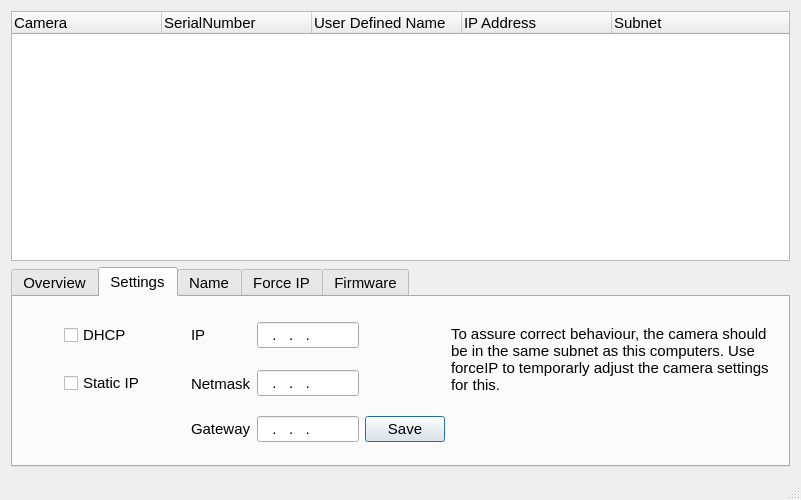
<?xml version="1.0" encoding="UTF-8"?>
<!--
    Copyright 2013 The Imaging Source Europe GmbH

    Licensed under the Apache License, Version 2.0 (the "License");
    you may not use this file except in compliance with the License.
    You may obtain a copy of the License at

    http://www.apache.org/licenses/LICENSE-2.0

    Unless required by applicable law or agreed to in writing, software
    distributed under the License is distributed on an "AS IS" BASIS,
    WITHOUT WARRANTIES OR CONDITIONS OF ANY KIND, either express or implied.
    See the License for the specific language governing permissions and
    limitations under the License.
-->
<ui version="4.0">
 <class>MainWindow</class>
 <widget class="QMainWindow" name="MainWindow">
  <property name="geometry">
   <rect>
    <x>0</x>
    <y>0</y>
    <width>801</width>
    <height>500</height>
   </rect>
  </property>
  <property name="minimumSize">
   <size>
    <width>771</width>
    <height>500</height>
   </size>
  </property>
  <property name="windowTitle">
   <string>TIS Network Cameras</string>
  </property>
  <property name="windowIcon">
   <iconset>
    <normaloff>tis_logo.png</normaloff>tis_logo.png</iconset>
  </property>
  <property name="styleSheet">
   <string notr="true"/>
  </property>
  <widget class="QWidget" name="centralWidget">
   <property name="sizePolicy">
    <sizepolicy hsizetype="Expanding" vsizetype="Expanding">
     <horstretch>0</horstretch>
     <verstretch>0</verstretch>
    </sizepolicy>
   </property>
   <layout class="QVBoxLayout" name="verticalLayout_2">
    <property name="sizeConstraint">
     <enum>QLayout::SetNoConstraint</enum>
    </property>
    <item>
     <widget class="QTreeWidget" name="cameraList">
      <property name="minimumSize">
       <size>
        <width>0</width>
        <height>200</height>
       </size>
      </property>
      <property name="font">
       <font>
        <pointsize>11</pointsize>
       </font>
      </property>
      <property name="autoScroll">
       <bool>false</bool>
      </property>
      <attribute name="headerDefaultSectionSize">
       <number>150</number>
      </attribute>
      <column>
       <property name="text">
        <string>Camera</string>
       </property>
      </column>
      <column>
       <property name="text">
        <string>SerialNumber</string>
       </property>
      </column>
      <column>
       <property name="text">
        <string>User Defined Name</string>
       </property>
      </column>
      <column>
       <property name="text">
        <string>IP Address</string>
       </property>
      </column>
      <column>
       <property name="text">
        <string>Subnet</string>
       </property>
      </column>
     </widget>
    </item>
    <item>
     <widget class="QTabWidget" name="tabWidget">
      <property name="sizePolicy">
       <sizepolicy hsizetype="MinimumExpanding" vsizetype="MinimumExpanding">
        <horstretch>0</horstretch>
        <verstretch>0</verstretch>
       </sizepolicy>
      </property>
      <property name="maximumSize">
       <size>
        <width>16777215</width>
        <height>200</height>
       </size>
      </property>
      <property name="baseSize">
       <size>
        <width>0</width>
        <height>500</height>
       </size>
      </property>
      <property name="font">
       <font>
        <pointsize>11</pointsize>
       </font>
      </property>
      <property name="accessibleName">
       <string>Name</string>
      </property>
      <property name="currentIndex">
       <number>1</number>
      </property>
      <widget class="QWidget" name="Overview">
       <property name="accessibleName">
        <string>Overview</string>
       </property>
       <property name="layoutDirection">
        <enum>Qt::LeftToRight</enum>
       </property>
       <attribute name="title">
        <string>Overview</string>
       </attribute>
       <layout class="QGridLayout" name="gridLayout_4">
        <item row="0" column="0" rowspan="2">
         <widget class="QGroupBox" name="groupBox">
          <property name="minimumSize">
           <size>
            <width>350</width>
            <height>0</height>
           </size>
          </property>
          <property name="styleSheet">
           <string notr="true"/>
          </property>
          <property name="title">
           <string>General</string>
          </property>
          <property name="flat">
           <bool>false</bool>
          </property>
          <layout class="QGridLayout" name="gridLayout_5">
           <item row="0" column="0">
            <widget class="QLabel" name="labelModelName">
             <property name="text">
              <string>ModelName</string>
             </property>
            </widget>
           </item>
           <item row="3" column="0">
            <widget class="QLabel" name="labelMAC">
             <property name="text">
              <string>Mac Address</string>
             </property>
            </widget>
           </item>
           <item row="2" column="0">
            <widget class="QLabel" name="labelSerialNumber">
             <property name="text">
              <string>SerialNumber</string>
             </property>
            </widget>
           </item>
           <item row="3" column="1">
            <widget class="QLabel" name="displayMAC">
             <property name="text">
              <string>&lt;Select Device&gt;</string>
             </property>
            </widget>
           </item>
           <item row="0" column="1">
            <widget class="QLabel" name="displayModelName">
             <property name="text">
              <string>&lt;Select Device&gt;</string>
             </property>
            </widget>
           </item>
           <item row="1" column="0">
            <widget class="QLabel" name="labelVendor">
             <property name="text">
              <string>Vendor</string>
             </property>
            </widget>
           </item>
           <item row="1" column="1">
            <widget class="QLabel" name="displayVendor">
             <property name="text">
              <string>&lt;Select Device&gt;</string>
             </property>
            </widget>
           </item>
           <item row="2" column="1">
            <widget class="QLabel" name="displaySerialNumber">
             <property name="text">
              <string>&lt;Select Device&gt;</string>
             </property>
            </widget>
           </item>
          </layout>
         </widget>
        </item>
        <item row="0" column="1" rowspan="2">
         <widget class="Line" name="line">
          <property name="orientation">
           <enum>Qt::Vertical</enum>
          </property>
         </widget>
        </item>
        <item row="0" column="2" rowspan="2">
         <widget class="QGroupBox" name="groupBox_2">
          <property name="minimumSize">
           <size>
            <width>350</width>
            <height>0</height>
           </size>
          </property>
          <property name="title">
           <string>Current IP Configuration</string>
          </property>
          <property name="flat">
           <bool>true</bool>
          </property>
          <layout class="QGridLayout" name="gridLayout_6">
           <item row="2" column="0">
            <widget class="QLabel" name="labelCurrentGateway">
             <property name="text">
              <string>Current Gateway</string>
             </property>
            </widget>
           </item>
           <item row="2" column="1">
            <widget class="QLabel" name="displayCurrentGateway">
             <property name="text">
              <string>&lt;Select Device&gt;</string>
             </property>
            </widget>
           </item>
           <item row="0" column="0">
            <widget class="QLabel" name="labelCurrentIP">
             <property name="text">
              <string>Current IP</string>
             </property>
            </widget>
           </item>
           <item row="1" column="1">
            <widget class="QLabel" name="displayCurrentNetmask">
             <property name="text">
              <string>&lt;Select Device&gt;</string>
             </property>
            </widget>
           </item>
           <item row="1" column="0">
            <widget class="QLabel" name="labelCurrentNetmask">
             <property name="text">
              <string>Current Subnet</string>
             </property>
            </widget>
           </item>
           <item row="0" column="1">
            <widget class="QLabel" name="displayCurrentIP">
             <property name="text">
              <string>&lt;Select Device&gt;</string>
             </property>
            </widget>
           </item>
           <item row="3" column="1">
            <widget class="QPushButton" name="buttonGoToSettings">
             <property name="minimumSize">
              <size>
               <width>0</width>
               <height>20</height>
              </size>
             </property>
             <property name="text">
              <string>Configure</string>
             </property>
             <property name="default">
              <bool>true</bool>
             </property>
            </widget>
           </item>
          </layout>
         </widget>
        </item>
        <item row="0" column="3">
         <spacer name="horizontalSpacer_10">
          <property name="orientation">
           <enum>Qt::Horizontal</enum>
          </property>
          <property name="sizeType">
           <enum>QSizePolicy::MinimumExpanding</enum>
          </property>
          <property name="sizeHint" stdset="0">
           <size>
            <width>40</width>
            <height>20</height>
           </size>
          </property>
         </spacer>
        </item>
        <item row="1" column="3">
         <spacer name="horizontalSpacer_11">
          <property name="orientation">
           <enum>Qt::Horizontal</enum>
          </property>
          <property name="sizeType">
           <enum>QSizePolicy::MinimumExpanding</enum>
          </property>
          <property name="sizeHint" stdset="0">
           <size>
            <width>40</width>
            <height>20</height>
           </size>
          </property>
         </spacer>
        </item>
       </layout>
      </widget>
      <widget class="QWidget" name="Settings">
       <attribute name="title">
        <string>Settings</string>
       </attribute>
       <layout class="QGridLayout" name="gridLayout_3">
        <item row="0" column="1">
         <widget class="QCheckBox" name="checkBoxDHCP">
          <property name="text">
           <string>DHCP</string>
          </property>
         </widget>
        </item>
        <item row="1" column="1">
         <widget class="QCheckBox" name="checkBoxStatic">
          <property name="text">
           <string>Static IP</string>
          </property>
         </widget>
        </item>
        <item row="1" column="2">
         <spacer name="horizontalSpacer_2">
          <property name="orientation">
           <enum>Qt::Horizontal</enum>
          </property>
          <property name="sizeType">
           <enum>QSizePolicy::Fixed</enum>
          </property>
          <property name="sizeHint" stdset="0">
           <size>
            <width>40</width>
            <height>20</height>
           </size>
          </property>
         </spacer>
        </item>
        <item row="1" column="3">
         <widget class="QLabel" name="labelNetmask">
          <property name="text">
           <string>Netmask</string>
          </property>
         </widget>
        </item>
        <item row="0" column="3">
         <widget class="QLabel" name="labelIP">
          <property name="text">
           <string>IP</string>
          </property>
         </widget>
        </item>
        <item row="0" column="4">
         <widget class="QLineEdit" name="editSettingsIP">
          <property name="maximumSize">
           <size>
            <width>130</width>
            <height>16777215</height>
           </size>
          </property>
          <property name="inputMask">
           <string>000.000.000.000</string>
          </property>
         </widget>
        </item>
        <item row="2" column="3">
         <widget class="QLabel" name="labelGateway">
          <property name="text">
           <string>Gateway</string>
          </property>
         </widget>
        </item>
        <item row="1" column="4">
         <widget class="QLineEdit" name="editSettingsNetmask">
          <property name="maximumSize">
           <size>
            <width>130</width>
            <height>16777215</height>
           </size>
          </property>
          <property name="inputMask">
           <string>000.000.000.000</string>
          </property>
         </widget>
        </item>
        <item row="2" column="4">
         <widget class="QLineEdit" name="editSettingsGateway">
          <property name="maximumSize">
           <size>
            <width>130</width>
            <height>16777215</height>
           </size>
          </property>
          <property name="inputMask">
           <string>000.000.000.000</string>
          </property>
         </widget>
        </item>
        <item row="1" column="0">
         <spacer name="horizontalSpacer_3">
          <property name="orientation">
           <enum>Qt::Horizontal</enum>
          </property>
          <property name="sizeType">
           <enum>QSizePolicy::Fixed</enum>
          </property>
          <property name="sizeHint" stdset="0">
           <size>
            <width>40</width>
            <height>20</height>
           </size>
          </property>
         </spacer>
        </item>
        <item row="2" column="6">
         <spacer name="horizontalSpacer_4">
          <property name="orientation">
           <enum>Qt::Horizontal</enum>
          </property>
          <property name="sizeHint" stdset="0">
           <size>
            <width>40</width>
            <height>20</height>
           </size>
          </property>
         </spacer>
        </item>
        <item row="2" column="5">
         <widget class="QPushButton" name="buttonSaveSettings">
          <property name="text">
           <string>Save</string>
          </property>
          <property name="default">
           <bool>true</bool>
          </property>
         </widget>
        </item>
        <item row="0" column="6" rowspan="2">
         <widget class="QLabel" name="label_3">
          <property name="text">
           <string>To assure correct behaviour, the camera should be in the same subnet as this computers. Use forceIP to temporarly adjust the camera settings for this.</string>
          </property>
          <property name="wordWrap">
           <bool>true</bool>
          </property>
         </widget>
        </item>
       </layout>
      </widget>
      <widget class="QWidget" name="Name">
       <attribute name="title">
        <string>Name</string>
       </attribute>
       <layout class="QGridLayout" name="gridLayout_2">
        <item row="0" column="2">
         <widget class="QLineEdit" name="editName">
          <property name="maximumSize">
           <size>
            <width>300</width>
            <height>16777215</height>
           </size>
          </property>
          <property name="toolTip">
           <string>Maximum of 15 characters</string>
          </property>
          <property name="maxLength">
           <number>15</number>
          </property>
         </widget>
        </item>
        <item row="0" column="3">
         <widget class="QPushButton" name="buttonSetName">
          <property name="text">
           <string>Set Name</string>
          </property>
          <property name="default">
           <bool>true</bool>
          </property>
         </widget>
        </item>
        <item row="0" column="4">
         <spacer name="horizontalSpacer_7">
          <property name="orientation">
           <enum>Qt::Horizontal</enum>
          </property>
          <property name="sizeHint" stdset="0">
           <size>
            <width>40</width>
            <height>20</height>
           </size>
          </property>
         </spacer>
        </item>
        <item row="0" column="0">
         <spacer name="horizontalSpacer_6">
          <property name="orientation">
           <enum>Qt::Horizontal</enum>
          </property>
          <property name="sizeType">
           <enum>QSizePolicy::Fixed</enum>
          </property>
          <property name="sizeHint" stdset="0">
           <size>
            <width>40</width>
            <height>20</height>
           </size>
          </property>
         </spacer>
        </item>
        <item row="0" column="1">
         <widget class="QLabel" name="label_2">
          <property name="text">
           <string>New Name:</string>
          </property>
         </widget>
        </item>
       </layout>
      </widget>
      <widget class="QWidget" name="forceIP">
       <attribute name="title">
        <string>Force IP</string>
       </attribute>
       <layout class="QGridLayout" name="gridLayout">
        <item row="0" column="2">
         <widget class="QLineEdit" name="editForceIP">
          <property name="maximumSize">
           <size>
            <width>130</width>
            <height>16777215</height>
           </size>
          </property>
          <property name="inputMask">
           <string>000.000.000.000</string>
          </property>
         </widget>
        </item>
        <item row="2" column="2">
         <widget class="QLineEdit" name="editForceGateway">
          <property name="maximumSize">
           <size>
            <width>130</width>
            <height>16777215</height>
           </size>
          </property>
          <property name="inputMask">
           <string>000.000.000.000</string>
          </property>
         </widget>
        </item>
        <item row="1" column="2">
         <widget class="QLineEdit" name="editForceNetmask">
          <property name="maximumSize">
           <size>
            <width>130</width>
            <height>16777215</height>
           </size>
          </property>
          <property name="inputMask">
           <string>000.000.000.000</string>
          </property>
         </widget>
        </item>
        <item row="0" column="1">
         <widget class="QLabel" name="labelForceIP">
          <property name="layoutDirection">
           <enum>Qt::LeftToRight</enum>
          </property>
          <property name="text">
           <string>IP:</string>
          </property>
         </widget>
        </item>
        <item row="2" column="1">
         <widget class="QLabel" name="labelForceGateway">
          <property name="text">
           <string>Gateway:</string>
          </property>
         </widget>
        </item>
        <item row="1" column="1">
         <widget class="QLabel" name="labelForceSubnet">
          <property name="text">
           <string>Subnet:</string>
          </property>
         </widget>
        </item>
        <item row="2" column="4">
         <widget class="QPushButton" name="buttonForceIP">
          <property name="enabled">
           <bool>true</bool>
          </property>
          <property name="text">
           <string>Force IP</string>
          </property>
          <property name="default">
           <bool>true</bool>
          </property>
         </widget>
        </item>
        <item row="1" column="0">
         <spacer name="horizontalSpacer">
          <property name="orientation">
           <enum>Qt::Horizontal</enum>
          </property>
          <property name="sizeType">
           <enum>QSizePolicy::Fixed</enum>
          </property>
          <property name="sizeHint" stdset="0">
           <size>
            <width>40</width>
            <height>20</height>
           </size>
          </property>
         </spacer>
        </item>
        <item row="2" column="5">
         <spacer name="horizontalSpacer_5">
          <property name="orientation">
           <enum>Qt::Horizontal</enum>
          </property>
          <property name="sizeHint" stdset="0">
           <size>
            <width>40</width>
            <height>20</height>
           </size>
          </property>
         </spacer>
        </item>
       </layout>
      </widget>
      <widget class="QWidget" name="Firmware">
       <property name="accessibleName">
        <string>Firmware</string>
       </property>
       <attribute name="title">
        <string>Firmware</string>
       </attribute>
       <layout class="QGridLayout" name="gridLayout_8">
        <item row="4" column="0">
         <spacer name="horizontalSpacer_8">
          <property name="orientation">
           <enum>Qt::Horizontal</enum>
          </property>
          <property name="sizeType">
           <enum>QSizePolicy::Fixed</enum>
          </property>
          <property name="sizeHint" stdset="0">
           <size>
            <width>40</width>
            <height>20</height>
           </size>
          </property>
         </spacer>
        </item>
        <item row="4" column="2">
         <widget class="QLineEdit" name="editFirmwarePath">
          <property name="minimumSize">
           <size>
            <width>300</width>
            <height>0</height>
           </size>
          </property>
          <property name="maximumSize">
           <size>
            <width>300</width>
            <height>16777215</height>
           </size>
          </property>
         </widget>
        </item>
        <item row="6" column="3">
         <spacer name="verticalSpacer">
          <property name="orientation">
           <enum>Qt::Vertical</enum>
          </property>
          <property name="sizeHint" stdset="0">
           <size>
            <width>20</width>
            <height>40</height>
           </size>
          </property>
         </spacer>
        </item>
        <item row="2" column="3">
         <spacer name="verticalSpacer_2">
          <property name="orientation">
           <enum>Qt::Vertical</enum>
          </property>
          <property name="sizeType">
           <enum>QSizePolicy::Fixed</enum>
          </property>
          <property name="sizeHint" stdset="0">
           <size>
            <width>20</width>
            <height>40</height>
           </size>
          </property>
         </spacer>
        </item>
        <item row="5" column="3">
         <widget class="QPushButton" name="buttonUpload">
          <property name="text">
           <string>Upload</string>
          </property>
          <property name="default">
           <bool>true</bool>
          </property>
         </widget>
        </item>
        <item row="4" column="3">
         <widget class="QPushButton" name="buttonSearchFile">
          <property name="text">
           <string>Browse</string>
          </property>
         </widget>
        </item>
        <item row="4" column="1">
         <widget class="QLabel" name="label">
          <property name="text">
           <string>Firmware File:</string>
          </property>
         </widget>
        </item>
        <item row="1" column="1">
         <widget class="QLabel" name="labelVersionDescription">
          <property name="text">
           <string>Current Version:</string>
          </property>
         </widget>
        </item>
        <item row="1" column="2">
         <widget class="QLabel" name="labelVersion">
          <property name="text">
           <string>&lt;Current Revision&gt;</string>
          </property>
         </widget>
        </item>
        <item row="5" column="2">
         <widget class="QProgressBar" name="progressFirmwareUpload">
          <property name="enabled">
           <bool>true</bool>
          </property>
          <property name="value">
           <number>0</number>
          </property>
          <property name="textVisible">
           <bool>true</bool>
          </property>
         </widget>
        </item>
        <item row="4" column="4">
         <spacer name="horizontalSpacer_9">
          <property name="orientation">
           <enum>Qt::Horizontal</enum>
          </property>
          <property name="sizeHint" stdset="0">
           <size>
            <width>40</width>
            <height>20</height>
           </size>
          </property>
         </spacer>
        </item>
        <item row="0" column="2">
         <spacer name="verticalSpacer_3">
          <property name="orientation">
           <enum>Qt::Vertical</enum>
          </property>
          <property name="sizeType">
           <enum>QSizePolicy::Expanding</enum>
          </property>
          <property name="sizeHint" stdset="0">
           <size>
            <width>20</width>
            <height>40</height>
           </size>
          </property>
         </spacer>
        </item>
       </layout>
      </widget>
     </widget>
    </item>
   </layout>
  </widget>
  <widget class="QStatusBar" name="statusBar"/>
  <action name="actionQuit">
   <property name="text">
    <string>Quit</string>
   </property>
  </action>
 </widget>
 <layoutdefault spacing="6" margin="11"/>
 <tabstops>
  <tabstop>buttonGoToSettings</tabstop>
  <tabstop>checkBoxDHCP</tabstop>
  <tabstop>checkBoxStatic</tabstop>
  <tabstop>editSettingsIP</tabstop>
  <tabstop>editSettingsNetmask</tabstop>
  <tabstop>editSettingsGateway</tabstop>
  <tabstop>editName</tabstop>
  <tabstop>buttonSetName</tabstop>
  <tabstop>editForceIP</tabstop>
  <tabstop>editForceNetmask</tabstop>
  <tabstop>editForceGateway</tabstop>
  <tabstop>editFirmwarePath</tabstop>
 </tabstops>
 <resources/>
 <connections>
  <connection>
   <sender>buttonGoToSettings</sender>
   <signal>clicked()</signal>
   <receiver>MainWindow</receiver>
   <slot>changeToSettings()</slot>
   <hints>
    <hint type="sourcelabel">
     <x>592</x>
     <y>445</y>
    </hint>
    <hint type="destinationlabel">
     <x>617</x>
     <y>291</y>
    </hint>
   </hints>
  </connection>
  <connection>
   <sender>buttonForceIP</sender>
   <signal>clicked()</signal>
   <receiver>MainWindow</receiver>
   <slot>sendForceIP()</slot>
   <hints>
    <hint type="sourcelabel">
     <x>557</x>
     <y>406</y>
    </hint>
    <hint type="destinationlabel">
     <x>617</x>
     <y>372</y>
    </hint>
   </hints>
  </connection>
  <connection>
   <sender>buttonSetName</sender>
   <signal>clicked()</signal>
   <receiver>MainWindow</receiver>
   <slot>saveName()</slot>
   <hints>
    <hint type="sourcelabel">
     <x>389</x>
     <y>356</y>
    </hint>
    <hint type="destinationlabel">
     <x>617</x>
     <y>349</y>
    </hint>
   </hints>
  </connection>
  <connection>
   <sender>buttonSaveSettings</sender>
   <signal>clicked()</signal>
   <receiver>MainWindow</receiver>
   <slot>saveSettings()</slot>
   <hints>
    <hint type="sourcelabel">
     <x>566</x>
     <y>427</y>
    </hint>
    <hint type="destinationlabel">
     <x>618</x>
     <y>473</y>
    </hint>
   </hints>
  </connection>
  <connection>
   <sender>buttonSearchFile</sender>
   <signal>clicked()</signal>
   <receiver>MainWindow</receiver>
   <slot>buttonFirmware_clicked()</slot>
   <hints>
    <hint type="sourcelabel">
     <x>544</x>
     <y>372</y>
    </hint>
    <hint type="destinationlabel">
     <x>4</x>
     <y>474</y>
    </hint>
   </hints>
  </connection>
  <connection>
   <sender>buttonUpload</sender>
   <signal>clicked()</signal>
   <receiver>MainWindow</receiver>
   <slot>uploadFirmware()</slot>
   <hints>
    <hint type="sourcelabel">
     <x>536</x>
     <y>407</y>
    </hint>
    <hint type="destinationlabel">
     <x>618</x>
     <y>456</y>
    </hint>
   </hints>
  </connection>
  <connection>
   <sender>checkBoxStatic</sender>
   <signal>toggled(bool)</signal>
   <receiver>MainWindow</receiver>
   <slot>allowPersistentConfig(bool)</slot>
   <hints>
    <hint type="sourcelabel">
     <x>115</x>
     <y>362</y>
    </hint>
    <hint type="destinationlabel">
     <x>4</x>
     <y>410</y>
    </hint>
   </hints>
  </connection>
  <connection>
   <sender>cameraList</sender>
   <signal>itemSelectionChanged()</signal>
   <receiver>MainWindow</receiver>
   <slot>displayCamera()</slot>
   <hints>
    <hint type="sourcelabel">
     <x>529</x>
     <y>187</y>
    </hint>
    <hint type="destinationlabel">
     <x>618</x>
     <y>168</y>
    </hint>
   </hints>
  </connection>
 </connections>
 <slots>
  <slot>paint()</slot>
  <slot>sendForceIP()</slot>
  <slot>changeToSettings()</slot>
  <slot>saveName()</slot>
  <slot>saveSettings()</slot>
  <slot>displayCamera(QTreeWidgetItem*,int)</slot>
  <slot>displayCamera()</slot>
  <slot>buttonFirmware_clicked()</slot>
  <slot>uploadFirmware()</slot>
  <slot>allowPersistentConfig(bool)</slot>
 </slots>
</ui>
